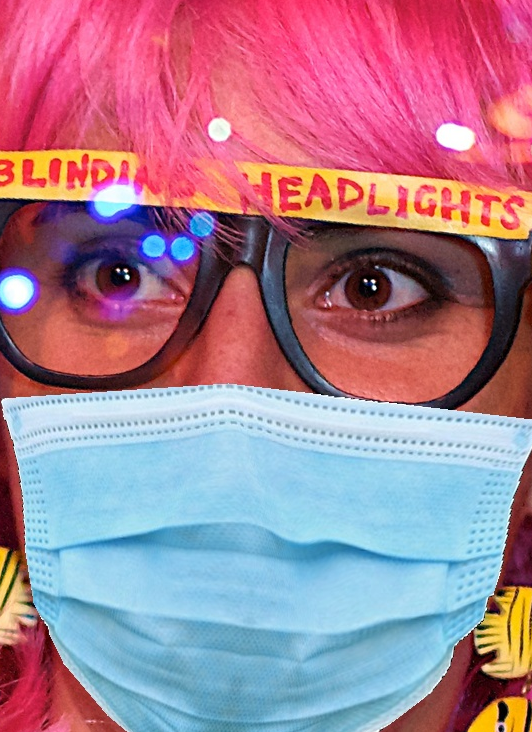
#> input picture Data/FaceMask_dataset/Correct/1005.jpg, 532 x 732 px; its folder holds only this picture in this run
$ jupyter execute --allow-errors ImageLoader.ipynb
#> lines starting #> are read from the running program, lines starting #| are printed output that depends on the picture
[cell 1]
import numpy as np
import matplotlib.pyplot as plt
import os
import cv2

[cell 2]
def ImageLoader(path, class_, width, hight):
#> called with path = '../../Data/FaceMask_dataset', width = 20, hight = 20
    data = np.zeros((1, width, hight, 3))
    labels = np.zeros(1)
    for l, dir in enumerate(class_):
        class_path = os.path.join(path, dir)
        files = os.listdir(class_path)
        files.sort()
        for file in files:
            image_array = cv2.imread(os.path.join(class_path,file))
#> image_array is the input picture: shape (732, 532, 3); mean B, G, R 147.5, 128.1, 167.5
            image_array =  cv2.cvtColor(image_array, cv2.COLOR_RGB2BGR)
            dsize = (width, hight)
            image_array = cv2.resize(image_array, dsize)
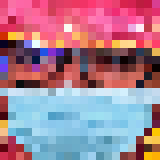
#> image_array: shape (20, 20, 3) (shown 8 times larger); mean R, G, B 166.8, 126.9, 146.1
            image_array = image_array.reshape((1, width, hight, 3))
            data = np.append(data,image_array, axis=0)
            labels = np.append(labels,l)
    data = data[1:,:,:,:]
    labels = labels[1:]
    return data, labels

[cell 3]
data, labels = ImageLoader('../../Data/FaceMask_dataset',['Correct'], 20, 20)
#> labels = [0]
np.save('../../Data/FaceMask_dataset/Correct.npy', data)
print(data.shape)
#| (1, 20, 20, 3)
print(labels.shape)
#| (1,)

#> (a cell that did not finish here is left out)

np.save('../../Data/FaceMask_dataset/Incorrect.npy', data)

#> (a cell that did not finish here is left out)

np.save('../../Data/FaceMask_dataset/NoMask.npy', data)

[cell 6]
plt.imshow(data[0,:,:,0])
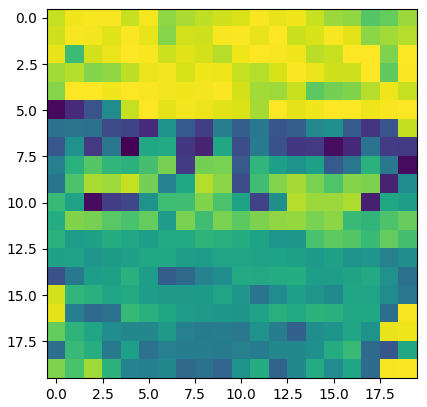
#> figure drawn by matplotlib, 1 panel

$ run again, on Data/FaceMask_dataset/Correct/1049.jpg
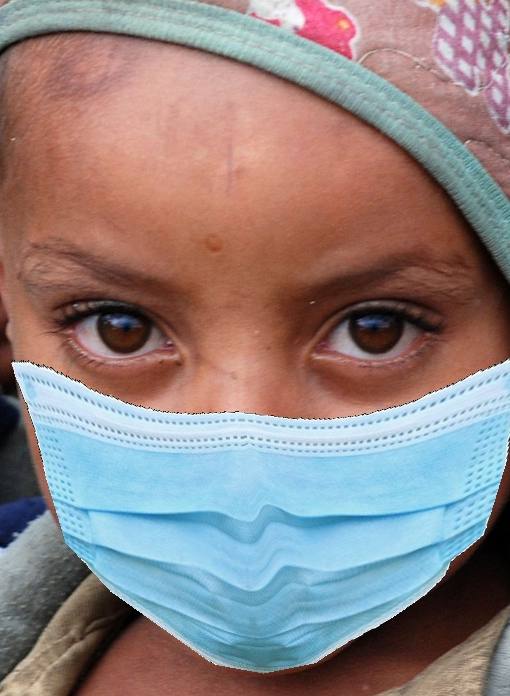
#> input picture Data/FaceMask_dataset/Correct/1049.jpg, 510 x 696 px
#> in ImageLoader, image_array is the input picture: shape (696, 510, 3); mean B, G, R 132.1, 132.3, 145.2
#> in ImageLoader, `image_array = cv2.resize(image_array, dsize)`:
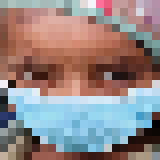
#> image_array: shape (20, 20, 3) (shown 8 times larger); mean R, G, B 147.5, 133.9, 133.3
#> labels = [0]
#| (1, 20, 20, 3)
#| (1,)
#> `[cell 6] plt.imshow(data[0,:,:,0])`:
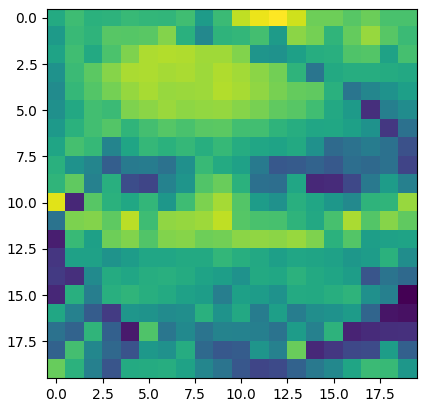
#> figure drawn by matplotlib, 1 panel

$ run again, on Data/FaceMask_dataset/Correct/1057.jpg
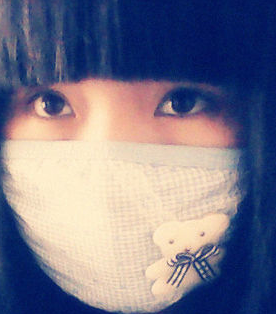
#> input picture Data/FaceMask_dataset/Correct/1057.jpg, 276 x 314 px
#> in ImageLoader, image_array is the input picture: shape (314, 276, 3); mean B, G, R 137.8, 119.5, 121.8
#> in ImageLoader, `image_array = cv2.resize(image_array, dsize)`:
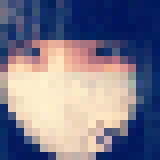
#> image_array: shape (20, 20, 3) (shown 8 times larger); mean R, G, B 121.9, 119.5, 137.9
#> labels = [0]
#| (1, 20, 20, 3)
#| (1,)
#> `[cell 6] plt.imshow(data[0,:,:,0])`:
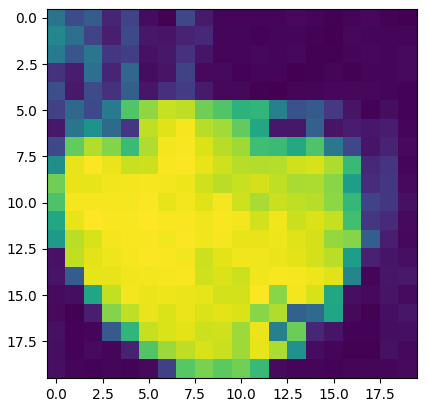
#> figure drawn by matplotlib, 1 panel

$ run again, on Data/FaceMask_dataset/Correct/1106.jpg
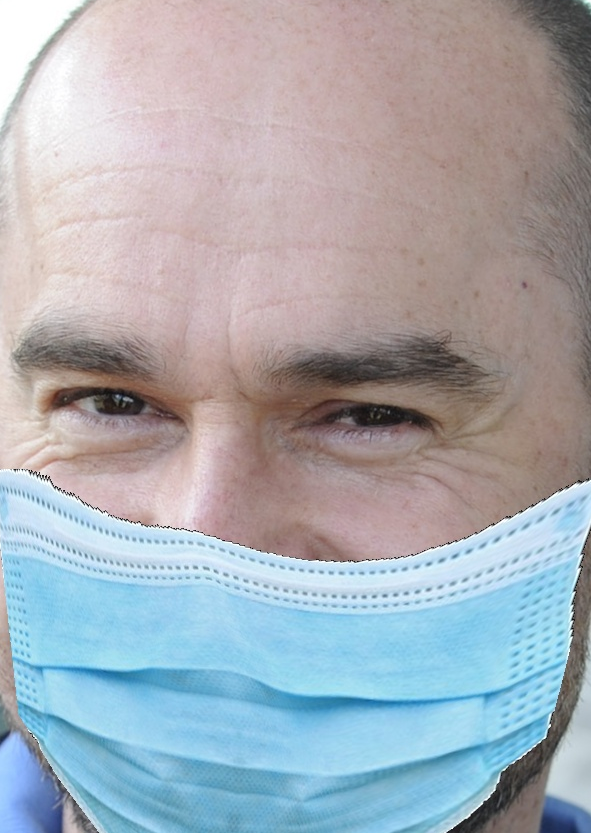
#> input picture Data/FaceMask_dataset/Correct/1106.jpg, 591 x 833 px
#> in ImageLoader, image_array is the input picture: shape (833, 591, 3); mean B, G, R 179.7, 172.3, 166.4
#> in ImageLoader, `image_array = cv2.resize(image_array, dsize)`:
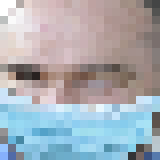
#> image_array: shape (20, 20, 3) (shown 8 times larger); mean R, G, B 167.2, 173.2, 180.7
#> labels = [0]
#| (1, 20, 20, 3)
#| (1,)
#> `[cell 6] plt.imshow(data[0,:,:,0])`:
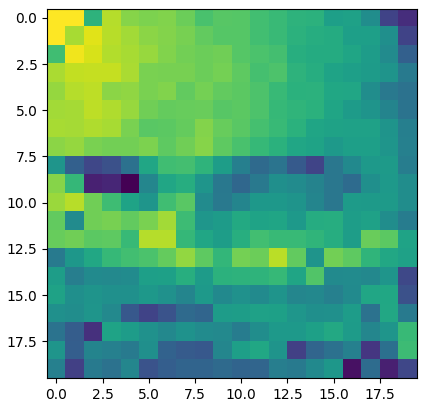
#> figure drawn by matplotlib, 1 panel

$ run again, on Data/FaceMask_dataset/Correct/1032.jpg
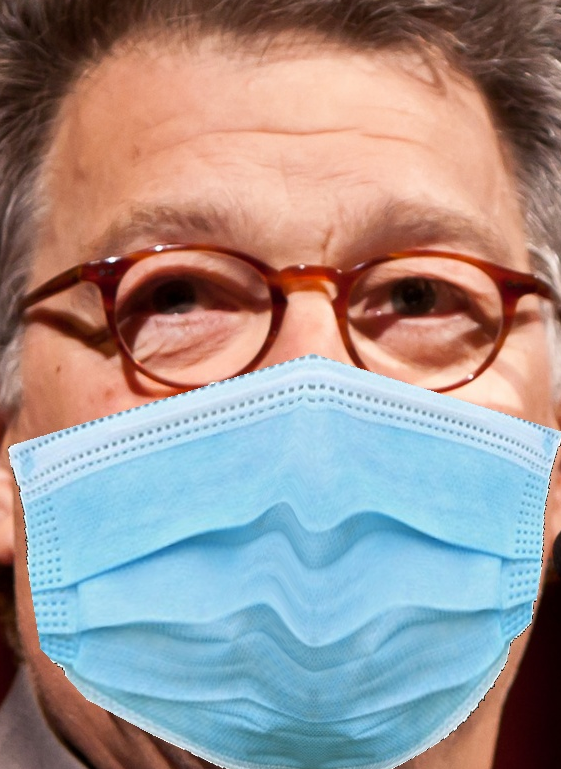
#> input picture Data/FaceMask_dataset/Correct/1032.jpg, 561 x 769 px
#> in ImageLoader, image_array is the input picture: shape (769, 561, 3); mean B, G, R 147.2, 148.1, 157.6
#> in ImageLoader, `image_array = cv2.resize(image_array, dsize)`:
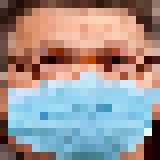
#> image_array: shape (20, 20, 3) (shown 8 times larger); mean R, G, B 157.5, 147.8, 146.5
#> labels = [0]
#| (1, 20, 20, 3)
#| (1,)
#> `[cell 6] plt.imshow(data[0,:,:,0])`:
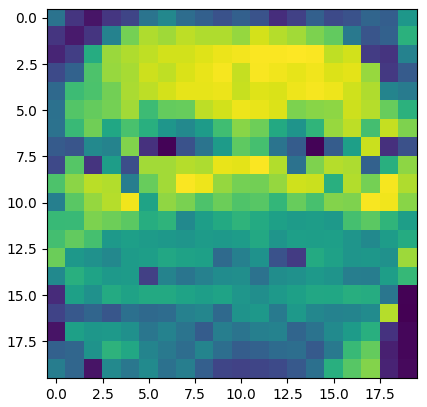
#> figure drawn by matplotlib, 1 panel
